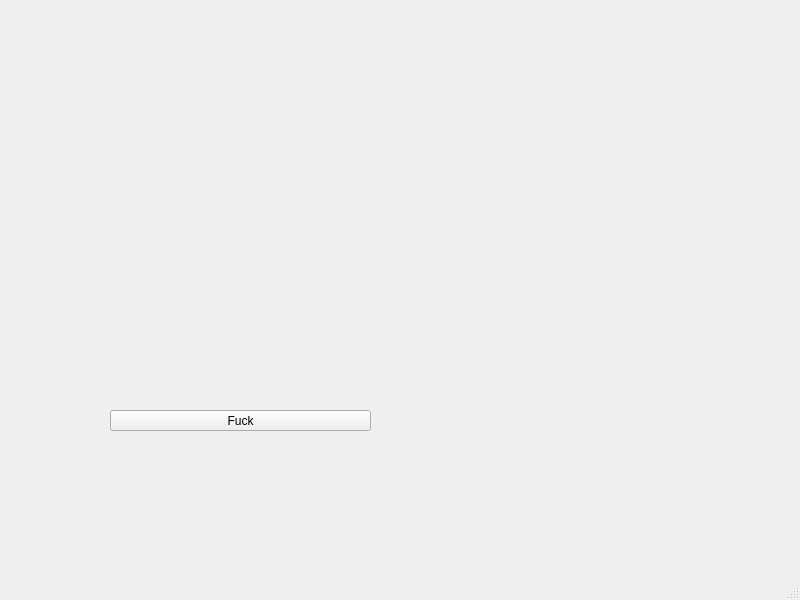
<?xml version="1.0" encoding="UTF-8"?>
<ui version="4.0">
 <class>MainWindow</class>
 <widget class="QMainWindow" name="MainWindow">
  <property name="geometry">
   <rect>
    <x>0</x>
    <y>0</y>
    <width>800</width>
    <height>600</height>
   </rect>
  </property>
  <property name="windowTitle">
   <string>MainWindow</string>
  </property>
  <widget class="QWidget" name="centralwidget">
   <widget class="QPushButton" name="pushButton">
    <property name="geometry">
     <rect>
      <x>110</x>
      <y>410</y>
      <width>261</width>
      <height>21</height>
     </rect>
    </property>
    <property name="text">
     <string>Fuck</string>
    </property>
   </widget>
   <widget class="MyDrawWidget" name="drawwidget" native="true">
    <property name="geometry">
     <rect>
      <x>10</x>
      <y>10</y>
      <width>641</width>
      <height>381</height>
     </rect>
    </property>
   </widget>
  </widget>
  <widget class="QMenuBar" name="menubar">
   <property name="geometry">
    <rect>
     <x>0</x>
     <y>0</y>
     <width>800</width>
     <height>22</height>
    </rect>
   </property>
  </widget>
  <widget class="QStatusBar" name="statusbar"/>
 </widget>
 <customwidgets>
  <customwidget>
   <class>MyDrawWidget</class>
   <extends>QWidget</extends>
   <header>mydrawwidget.h</header>
   <container>1</container>
  </customwidget>
 </customwidgets>
 <resources/>
 <connections/>
</ui>
